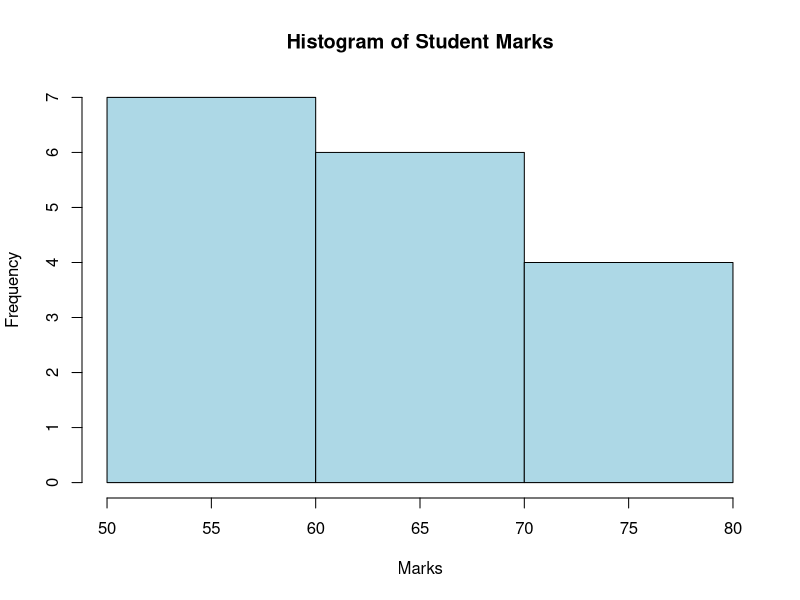

The R source for this figure:
# Marks obtained by student
marks <- c(55,60,71,63,55,65,50,55,58,
           59,61,63,65,67,71,72,75)

# Sort the data
marks <- sort(marks)

cat("Sorted Marks:\n")
print(marks)

# (a) Equal-Frequency (Equal-Depth) Partitioning
bins_equal_freq <- split(marks,
                         cut(seq_along(marks),
                             breaks = 3,
                             labels = FALSE))

cat("\nEqual-Frequency Partitioning:\n")
print(bins_equal_freq)

# (b) Equal-Width Partitioning
bins_equal_width <- cut(marks,
                        breaks = 3,
                        include.lowest = TRUE)

cat("\nEqual-Width Partitioning:\n")
print(split(marks, bins_equal_width))

# Histogram
hist(marks,
     breaks = 3,
     main = "Histogram of Student Marks",
     xlab = "Marks",
     ylab = "Frequency",
     col = "lightblue",
     border = "black")
